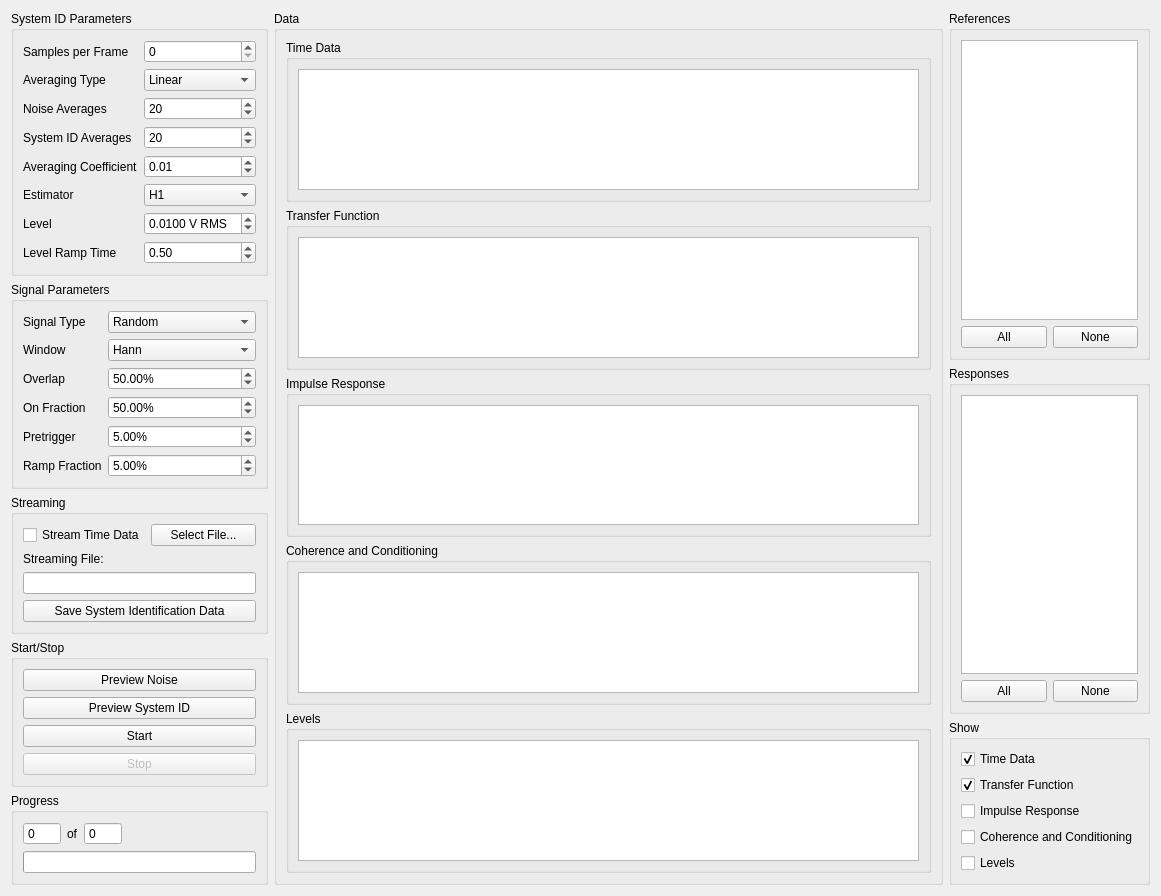
<?xml version="1.0" encoding="UTF-8"?>
<ui version="4.0">
 <class>system_identification</class>
 <widget class="QWidget" name="system_identification">
  <property name="geometry">
   <rect>
    <x>0</x>
    <y>0</y>
    <width>1161</width>
    <height>825</height>
   </rect>
  </property>
  <property name="windowTitle">
   <string>Form</string>
  </property>
  <layout class="QHBoxLayout" name="horizontalLayout_4" stretch="0,1,0">
   <item>
    <layout class="QVBoxLayout" name="parameters_and_control_layout">
     <item>
      <widget class="QGroupBox" name="parameters_groupbox">
       <property name="sizePolicy">
        <sizepolicy hsizetype="Minimum" vsizetype="Preferred">
         <horstretch>0</horstretch>
         <verstretch>0</verstretch>
        </sizepolicy>
       </property>
       <property name="title">
        <string>System ID Parameters</string>
       </property>
       <layout class="QFormLayout" name="formLayout">
        <item row="0" column="0">
         <widget class="QLabel" name="samplesPerFrameLabel">
          <property name="text">
           <string>Samples per Frame</string>
          </property>
         </widget>
        </item>
        <item row="0" column="1">
         <widget class="QSpinBox" name="samplesPerFrameSpinBox">
          <property name="toolTip">
           <string>Samples per measurement frame used in the system identification</string>
          </property>
          <property name="maximum">
           <number>999999999</number>
          </property>
         </widget>
        </item>
        <item row="1" column="0">
         <widget class="QLabel" name="averagingTypeLabel">
          <property name="text">
           <string>Averaging Type</string>
          </property>
         </widget>
        </item>
        <item row="1" column="1">
         <widget class="QComboBox" name="averagingTypeComboBox">
          <property name="sizePolicy">
           <sizepolicy hsizetype="Minimum" vsizetype="Fixed">
            <horstretch>0</horstretch>
            <verstretch>0</verstretch>
           </sizepolicy>
          </property>
          <property name="toolTip">
           <string>Type of averaging used in the system identification.  Linear averaging weights each measurement frame equally.  Exponential averaging treats more recent averages with a higher weight.</string>
          </property>
          <item>
           <property name="text">
            <string>Linear</string>
           </property>
          </item>
          <item>
           <property name="text">
            <string>Exponential</string>
           </property>
          </item>
         </widget>
        </item>
        <item row="2" column="0">
         <widget class="QLabel" name="noiseAveragesLabel">
          <property name="text">
           <string>Noise Averages</string>
          </property>
         </widget>
        </item>
        <item row="2" column="1">
         <widget class="QSpinBox" name="noiseAveragesSpinBox">
          <property name="toolTip">
           <string>Number of measurement frames to acquire to analyze the noise level of the test.</string>
          </property>
          <property name="minimum">
           <number>1</number>
          </property>
          <property name="maximum">
           <number>999</number>
          </property>
          <property name="value">
           <number>20</number>
          </property>
         </widget>
        </item>
        <item row="3" column="0">
         <widget class="QLabel" name="systemIDAveragesLabel">
          <property name="text">
           <string>System ID Averages</string>
          </property>
         </widget>
        </item>
        <item row="3" column="1">
         <widget class="QSpinBox" name="systemIDAveragesSpinBox">
          <property name="toolTip">
           <string>Number of measurement frames to acquire to identify the system and compute transfer functions.</string>
          </property>
          <property name="minimum">
           <number>1</number>
          </property>
          <property name="maximum">
           <number>999</number>
          </property>
          <property name="value">
           <number>20</number>
          </property>
         </widget>
        </item>
        <item row="4" column="0">
         <widget class="QLabel" name="averagingCoefficientLabel">
          <property name="text">
           <string>Averaging Coefficient</string>
          </property>
         </widget>
        </item>
        <item row="4" column="1">
         <widget class="QDoubleSpinBox" name="averagingCoefficientDoubleSpinBox">
          <property name="toolTip">
           <string>Averaging coefficient used to weight the most recent measurement frame if exponential averaging is used.</string>
          </property>
          <property name="maximum">
           <double>1.000000000000000</double>
          </property>
          <property name="singleStep">
           <double>0.010000000000000</double>
          </property>
          <property name="value">
           <double>0.010000000000000</double>
          </property>
         </widget>
        </item>
        <item row="5" column="0">
         <widget class="QLabel" name="estimatorLabel">
          <property name="text">
           <string>Estimator</string>
          </property>
         </widget>
        </item>
        <item row="5" column="1">
         <widget class="QComboBox" name="estimatorComboBox">
          <property name="sizePolicy">
           <sizepolicy hsizetype="Minimum" vsizetype="Fixed">
            <horstretch>0</horstretch>
            <verstretch>0</verstretch>
           </sizepolicy>
          </property>
          <property name="toolTip">
           <string>Estimator to use to compute the system identification.</string>
          </property>
          <item>
           <property name="text">
            <string>H1</string>
           </property>
          </item>
          <item>
           <property name="text">
            <string>H2</string>
           </property>
          </item>
          <item>
           <property name="text">
            <string>H3</string>
           </property>
          </item>
          <item>
           <property name="text">
            <string>Hv</string>
           </property>
          </item>
         </widget>
        </item>
        <item row="6" column="0">
         <widget class="QLabel" name="levelLabel">
          <property name="text">
           <string>Level</string>
          </property>
         </widget>
        </item>
        <item row="6" column="1">
         <widget class="QDoubleSpinBox" name="levelDoubleSpinBox">
          <property name="toolTip">
           <string>RMS voltage level to play to the shakers when computing system identification</string>
          </property>
          <property name="keyboardTracking">
           <bool>false</bool>
          </property>
          <property name="suffix">
           <string> V RMS</string>
          </property>
          <property name="decimals">
           <number>4</number>
          </property>
          <property name="minimum">
           <double>0.000100000000000</double>
          </property>
          <property name="maximum">
           <double>10.000000000000000</double>
          </property>
          <property name="singleStep">
           <double>0.010000000000000</double>
          </property>
          <property name="value">
           <double>0.010000000000000</double>
          </property>
         </widget>
        </item>
        <item row="7" column="1">
         <widget class="QDoubleSpinBox" name="levelRampTimeDoubleSpinBox">
          <property name="toolTip">
           <string>Time to ramp the system identification voltage to the test level.</string>
          </property>
          <property name="minimum">
           <double>0.250000000000000</double>
          </property>
          <property name="value">
           <double>0.500000000000000</double>
          </property>
         </widget>
        </item>
        <item row="7" column="0">
         <widget class="QLabel" name="levelRampTimeLabel">
          <property name="text">
           <string>Level Ramp Time</string>
          </property>
         </widget>
        </item>
       </layout>
      </widget>
     </item>
     <item>
      <widget class="QGroupBox" name="groupBox">
       <property name="sizePolicy">
        <sizepolicy hsizetype="Minimum" vsizetype="Preferred">
         <horstretch>0</horstretch>
         <verstretch>0</verstretch>
        </sizepolicy>
       </property>
       <property name="title">
        <string>Signal Parameters</string>
       </property>
       <layout class="QFormLayout" name="formLayout_2">
        <item row="0" column="0">
         <widget class="QLabel" name="signalTypeLabel">
          <property name="sizePolicy">
           <sizepolicy hsizetype="Minimum" vsizetype="Preferred">
            <horstretch>0</horstretch>
            <verstretch>0</verstretch>
           </sizepolicy>
          </property>
          <property name="text">
           <string>Signal Type</string>
          </property>
         </widget>
        </item>
        <item row="0" column="1">
         <widget class="QComboBox" name="signalTypeComboBox">
          <property name="sizePolicy">
           <sizepolicy hsizetype="Minimum" vsizetype="Fixed">
            <horstretch>0</horstretch>
            <verstretch>0</verstretch>
           </sizepolicy>
          </property>
          <property name="toolTip">
           <string>Excitation used for system identification.  Random and Burst random excitation are suitable for MIMO control problems.  Chrip and Pseudorandom should only be used for single-shaker excitation.</string>
          </property>
          <item>
           <property name="text">
            <string>Random</string>
           </property>
          </item>
          <item>
           <property name="text">
            <string>Pseudorandom</string>
           </property>
          </item>
          <item>
           <property name="text">
            <string>Burst Random</string>
           </property>
          </item>
          <item>
           <property name="text">
            <string>Chirp</string>
           </property>
          </item>
         </widget>
        </item>
        <item row="1" column="0">
         <widget class="QLabel" name="windowLabel">
          <property name="sizePolicy">
           <sizepolicy hsizetype="Minimum" vsizetype="Preferred">
            <horstretch>0</horstretch>
            <verstretch>0</verstretch>
           </sizepolicy>
          </property>
          <property name="text">
           <string>Window</string>
          </property>
         </widget>
        </item>
        <item row="1" column="1">
         <widget class="QComboBox" name="windowComboBox">
          <property name="sizePolicy">
           <sizepolicy hsizetype="Minimum" vsizetype="Fixed">
            <horstretch>0</horstretch>
            <verstretch>0</verstretch>
           </sizepolicy>
          </property>
          <property name="toolTip">
           <string>Window to apply to the data when computing transfer functions</string>
          </property>
          <item>
           <property name="text">
            <string>Hann</string>
           </property>
          </item>
          <item>
           <property name="text">
            <string>Rectangle</string>
           </property>
          </item>
         </widget>
        </item>
        <item row="2" column="0">
         <widget class="QLabel" name="overlapLabel">
          <property name="sizePolicy">
           <sizepolicy hsizetype="Minimum" vsizetype="Preferred">
            <horstretch>0</horstretch>
            <verstretch>0</verstretch>
           </sizepolicy>
          </property>
          <property name="text">
           <string>Overlap</string>
          </property>
         </widget>
        </item>
        <item row="2" column="1">
         <widget class="QDoubleSpinBox" name="overlapDoubleSpinBox">
          <property name="toolTip">
           <string>Overlap to use between measurement frames when computing transfer functions.</string>
          </property>
          <property name="suffix">
           <string>%</string>
          </property>
          <property name="value">
           <double>50.000000000000000</double>
          </property>
         </widget>
        </item>
        <item row="3" column="0">
         <widget class="QLabel" name="onFractionLabel">
          <property name="text">
           <string>On Fraction</string>
          </property>
         </widget>
        </item>
        <item row="3" column="1">
         <widget class="QDoubleSpinBox" name="onFractionDoubleSpinBox">
          <property name="toolTip">
           <string>Fraction of the measurement frame that the burst random excitation is active for.</string>
          </property>
          <property name="suffix">
           <string>%</string>
          </property>
          <property name="value">
           <double>50.000000000000000</double>
          </property>
         </widget>
        </item>
        <item row="4" column="0">
         <widget class="QLabel" name="pretriggerLabel">
          <property name="text">
           <string>Pretrigger</string>
          </property>
         </widget>
        </item>
        <item row="4" column="1">
         <widget class="QDoubleSpinBox" name="pretriggerDoubleSpinBox">
          <property name="toolTip">
           <string>Percentage of the measurement frame that is before the burst random excitation.</string>
          </property>
          <property name="suffix">
           <string>%</string>
          </property>
          <property name="value">
           <double>5.000000000000000</double>
          </property>
         </widget>
        </item>
        <item row="5" column="0">
         <widget class="QLabel" name="rampFractionLabel">
          <property name="text">
           <string>Ramp Fraction</string>
          </property>
         </widget>
        </item>
        <item row="5" column="1">
         <widget class="QDoubleSpinBox" name="rampFractionDoubleSpinBox">
          <property name="toolTip">
           <string>Percentage of the burst that is used to ramp from zero to the test level.</string>
          </property>
          <property name="suffix">
           <string>%</string>
          </property>
          <property name="maximum">
           <double>50.000000000000000</double>
          </property>
          <property name="value">
           <double>5.000000000000000</double>
          </property>
         </widget>
        </item>
       </layout>
      </widget>
     </item>
     <item>
      <widget class="QGroupBox" name="streaming_groupbox">
       <property name="sizePolicy">
        <sizepolicy hsizetype="Minimum" vsizetype="Preferred">
         <horstretch>0</horstretch>
         <verstretch>0</verstretch>
        </sizepolicy>
       </property>
       <property name="title">
        <string>Streaming</string>
       </property>
       <layout class="QVBoxLayout" name="verticalLayout_5">
        <item>
         <layout class="QHBoxLayout" name="streaming_layout">
          <item>
           <widget class="QCheckBox" name="stream_transfer_function_data_checkbox">
            <property name="toolTip">
             <string>If checked, time data from system identification will be streamed to disk.</string>
            </property>
            <property name="text">
             <string>Stream Time Data</string>
            </property>
           </widget>
          </item>
          <item>
           <widget class="QPushButton" name="select_transfer_function_stream_file_button">
            <property name="toolTip">
             <string>Selects the file to which time data will be streamed.</string>
            </property>
            <property name="text">
             <string>Select File...</string>
            </property>
           </widget>
          </item>
         </layout>
        </item>
        <item>
         <widget class="QLabel" name="transfer_function_stream_file_label">
          <property name="text">
           <string>Streaming File:</string>
          </property>
         </widget>
        </item>
        <item>
         <widget class="QLineEdit" name="transfer_function_stream_file_display">
          <property name="sizePolicy">
           <sizepolicy hsizetype="Minimum" vsizetype="Fixed">
            <horstretch>0</horstretch>
            <verstretch>0</verstretch>
           </sizepolicy>
          </property>
          <property name="toolTip">
           <string>File to which system identification data will be streamed.</string>
          </property>
          <property name="readOnly">
           <bool>true</bool>
          </property>
         </widget>
        </item>
        <item>
         <widget class="QPushButton" name="save_system_id_matrices_button">
          <property name="toolTip">
           <string>Save system identification spectral data to a file on the disk.</string>
          </property>
          <property name="text">
           <string>Save System Identification Data</string>
          </property>
         </widget>
        </item>
       </layout>
      </widget>
     </item>
     <item>
      <widget class="QGroupBox" name="start_stop_groupbox">
       <property name="sizePolicy">
        <sizepolicy hsizetype="Minimum" vsizetype="Preferred">
         <horstretch>0</horstretch>
         <verstretch>0</verstretch>
        </sizepolicy>
       </property>
       <property name="title">
        <string>Start/Stop</string>
       </property>
       <layout class="QGridLayout" name="gridLayout">
        <item row="0" column="0">
         <widget class="QPushButton" name="preview_noise_button">
          <property name="toolTip">
           <string>Starts the noise identification of the system identification process.  No excitation will be applied to the shakers.</string>
          </property>
          <property name="text">
           <string>Preview Noise</string>
          </property>
         </widget>
        </item>
        <item row="1" column="0">
         <widget class="QPushButton" name="preview_system_id_button">
          <property name="toolTip">
           <string>Previews system identification, where excitation is played to the shakers.</string>
          </property>
          <property name="text">
           <string>Preview System ID</string>
          </property>
         </widget>
        </item>
        <item row="3" column="0">
         <widget class="QPushButton" name="stop_button">
          <property name="enabled">
           <bool>false</bool>
          </property>
          <property name="toolTip">
           <string>Stops the system identification process.</string>
          </property>
          <property name="text">
           <string>Stop</string>
          </property>
         </widget>
        </item>
        <item row="2" column="0">
         <widget class="QPushButton" name="start_button">
          <property name="toolTip">
           <string>Starts the full system identification process, including noise characterization and transfer function computation.</string>
          </property>
          <property name="text">
           <string>Start</string>
          </property>
         </widget>
        </item>
       </layout>
      </widget>
     </item>
     <item>
      <widget class="QGroupBox" name="progress_groupbox">
       <property name="title">
        <string>Progress</string>
       </property>
       <layout class="QVBoxLayout" name="verticalLayout_3">
        <item>
         <layout class="QHBoxLayout" name="frame_number_layout">
          <item>
           <widget class="QSpinBox" name="current_frames_spinbox">
            <property name="toolTip">
             <string>Current number of system identification averages that have been acquired.</string>
            </property>
            <property name="readOnly">
             <bool>true</bool>
            </property>
            <property name="buttonSymbols">
             <enum>QAbstractSpinBox::NoButtons</enum>
            </property>
            <property name="maximum">
             <number>1000</number>
            </property>
           </widget>
          </item>
          <item>
           <widget class="QLabel" name="of_label">
            <property name="sizePolicy">
             <sizepolicy hsizetype="Minimum" vsizetype="Preferred">
              <horstretch>0</horstretch>
              <verstretch>0</verstretch>
             </sizepolicy>
            </property>
            <property name="text">
             <string>of</string>
            </property>
           </widget>
          </item>
          <item>
           <widget class="QSpinBox" name="total_frames_spinbox">
            <property name="toolTip">
             <string>Total number of system identification averages that will be acquired.</string>
            </property>
            <property name="readOnly">
             <bool>true</bool>
            </property>
            <property name="buttonSymbols">
             <enum>QAbstractSpinBox::NoButtons</enum>
            </property>
            <property name="maximum">
             <number>1000</number>
            </property>
           </widget>
          </item>
          <item>
           <spacer name="horizontalSpacer">
            <property name="orientation">
             <enum>Qt::Horizontal</enum>
            </property>
            <property name="sizeType">
             <enum>QSizePolicy::Expanding</enum>
            </property>
            <property name="sizeHint" stdset="0">
             <size>
              <width>120</width>
              <height>20</height>
             </size>
            </property>
           </spacer>
          </item>
         </layout>
        </item>
        <item>
         <widget class="QProgressBar" name="progressBar">
          <property name="sizePolicy">
           <sizepolicy hsizetype="Minimum" vsizetype="Fixed">
            <horstretch>0</horstretch>
            <verstretch>0</verstretch>
           </sizepolicy>
          </property>
          <property name="toolTip">
           <string>System identification progress display.</string>
          </property>
          <property name="value">
           <number>0</number>
          </property>
          <property name="textVisible">
           <bool>false</bool>
          </property>
         </widget>
        </item>
       </layout>
      </widget>
     </item>
     <item>
      <spacer name="parameters_and_control_spacer">
       <property name="orientation">
        <enum>Qt::Vertical</enum>
       </property>
       <property name="sizeHint" stdset="0">
        <size>
         <width>20</width>
         <height>40</height>
        </size>
       </property>
      </spacer>
     </item>
    </layout>
   </item>
   <item>
    <layout class="QVBoxLayout" name="data_layout">
     <item>
      <widget class="QGroupBox" name="data_groupbox">
       <property name="sizePolicy">
        <sizepolicy hsizetype="Expanding" vsizetype="Preferred">
         <horstretch>0</horstretch>
         <verstretch>0</verstretch>
        </sizepolicy>
       </property>
       <property name="title">
        <string>Data</string>
       </property>
       <layout class="QVBoxLayout" name="verticalLayout_8" stretch="0,0,0,0,0">
        <item>
         <widget class="QGroupBox" name="time_data_groupbox">
          <property name="title">
           <string>Time Data</string>
          </property>
          <layout class="QHBoxLayout" name="horizontalLayout_5">
           <item>
            <widget class="GraphicsLayoutWidget" name="time_data_graphicslayout"/>
           </item>
          </layout>
         </widget>
        </item>
        <item>
         <widget class="QGroupBox" name="transfer_function_groupbox">
          <property name="title">
           <string>Transfer Function</string>
          </property>
          <layout class="QVBoxLayout" name="verticalLayout_10">
           <item>
            <widget class="GraphicsLayoutWidget" name="transfer_function_graphics_layout"/>
           </item>
          </layout>
         </widget>
        </item>
        <item>
         <widget class="QGroupBox" name="impulse_groupbox">
          <property name="title">
           <string>Impulse Response</string>
          </property>
          <layout class="QHBoxLayout" name="horizontalLayout_8">
           <item>
            <widget class="GraphicsLayoutWidget" name="impulse_graphicslayout"/>
           </item>
          </layout>
         </widget>
        </item>
        <item>
         <widget class="QGroupBox" name="coherence_groupbox">
          <property name="title">
           <string>Coherence and Conditioning</string>
          </property>
          <layout class="QVBoxLayout" name="verticalLayout_11">
           <item>
            <widget class="GraphicsLayoutWidget" name="coherence_graphicslayout"/>
           </item>
          </layout>
         </widget>
        </item>
        <item>
         <widget class="QGroupBox" name="levels_groupbox">
          <property name="title">
           <string>Levels</string>
          </property>
          <layout class="QHBoxLayout" name="horizontalLayout_7">
           <item>
            <widget class="GraphicsLayoutWidget" name="levels_graphicslayout"/>
           </item>
          </layout>
         </widget>
        </item>
       </layout>
      </widget>
     </item>
    </layout>
   </item>
   <item>
    <layout class="QVBoxLayout" name="data_selection_layout">
     <item>
      <widget class="QGroupBox" name="references_groupbox">
       <property name="title">
        <string>References</string>
       </property>
       <layout class="QVBoxLayout" name="verticalLayout">
        <item>
         <widget class="QListWidget" name="reference_selector">
          <property name="sizePolicy">
           <sizepolicy hsizetype="Minimum" vsizetype="Expanding">
            <horstretch>0</horstretch>
            <verstretch>0</verstretch>
           </sizepolicy>
          </property>
          <property name="toolTip">
           <string>Select the references to visualize</string>
          </property>
          <property name="sizeAdjustPolicy">
           <enum>QAbstractScrollArea::AdjustToContents</enum>
          </property>
          <property name="selectionMode">
           <enum>QAbstractItemView::ExtendedSelection</enum>
          </property>
         </widget>
        </item>
        <item>
         <layout class="QHBoxLayout" name="references_button_layout">
          <item>
           <widget class="QPushButton" name="references_all_button">
            <property name="toolTip">
             <string>Select all references</string>
            </property>
            <property name="text">
             <string>All</string>
            </property>
           </widget>
          </item>
          <item>
           <widget class="QPushButton" name="references_none_button">
            <property name="toolTip">
             <string>Deselect all references</string>
            </property>
            <property name="text">
             <string>None</string>
            </property>
           </widget>
          </item>
         </layout>
        </item>
       </layout>
      </widget>
     </item>
     <item>
      <widget class="QGroupBox" name="responses_groupbox">
       <property name="title">
        <string>Responses</string>
       </property>
       <layout class="QVBoxLayout" name="verticalLayout_2">
        <item>
         <widget class="QListWidget" name="response_selector">
          <property name="sizePolicy">
           <sizepolicy hsizetype="Minimum" vsizetype="Expanding">
            <horstretch>0</horstretch>
            <verstretch>0</verstretch>
           </sizepolicy>
          </property>
          <property name="toolTip">
           <string>Select responses to visualize</string>
          </property>
          <property name="sizeAdjustPolicy">
           <enum>QAbstractScrollArea::AdjustToContents</enum>
          </property>
          <property name="selectionMode">
           <enum>QAbstractItemView::ExtendedSelection</enum>
          </property>
         </widget>
        </item>
        <item>
         <layout class="QHBoxLayout" name="responses_button_layout">
          <item>
           <widget class="QPushButton" name="responses_all_button">
            <property name="toolTip">
             <string>Visualize all responses</string>
            </property>
            <property name="text">
             <string>All</string>
            </property>
           </widget>
          </item>
          <item>
           <widget class="QPushButton" name="responses_none_button">
            <property name="toolTip">
             <string>Visualize no responses</string>
            </property>
            <property name="text">
             <string>None</string>
            </property>
           </widget>
          </item>
         </layout>
        </item>
       </layout>
      </widget>
     </item>
     <item>
      <widget class="QGroupBox" name="show_groupbox">
       <property name="title">
        <string>Show</string>
       </property>
       <layout class="QVBoxLayout" name="verticalLayout_6">
        <item>
         <widget class="QCheckBox" name="time_data_checkbox">
          <property name="toolTip">
           <string>Check to show time data during the system identification</string>
          </property>
          <property name="text">
           <string>Time Data</string>
          </property>
          <property name="checked">
           <bool>true</bool>
          </property>
         </widget>
        </item>
        <item>
         <widget class="QCheckBox" name="transfer_function_checkbox">
          <property name="toolTip">
           <string>Check to show transfer functions in the system identification</string>
          </property>
          <property name="text">
           <string>Transfer Function</string>
          </property>
          <property name="checked">
           <bool>true</bool>
          </property>
         </widget>
        </item>
        <item>
         <widget class="QCheckBox" name="impulse_checkbox">
          <property name="toolTip">
           <string>Check to show the impulse response function, which is the IFFT of the transfer function.</string>
          </property>
          <property name="text">
           <string>Impulse Response</string>
          </property>
         </widget>
        </item>
        <item>
         <widget class="QCheckBox" name="coherence_checkbox">
          <property name="toolTip">
           <string>Check to show multiple coherence and condition number of the transfer function matrix</string>
          </property>
          <property name="text">
           <string>Coherence and Conditioning</string>
          </property>
         </widget>
        </item>
        <item>
         <widget class="QCheckBox" name="levels_checkbox">
          <property name="toolTip">
           <string>Check to show levels for system identification and noise characterization</string>
          </property>
          <property name="text">
           <string>Levels</string>
          </property>
         </widget>
        </item>
       </layout>
      </widget>
     </item>
    </layout>
   </item>
  </layout>
 </widget>
 <customwidgets>
  <customwidget>
   <class>GraphicsLayoutWidget</class>
   <extends>QGraphicsView</extends>
   <header location="global">pyqtgraph</header>
  </customwidget>
 </customwidgets>
 <resources/>
 <connections/>
</ui>
